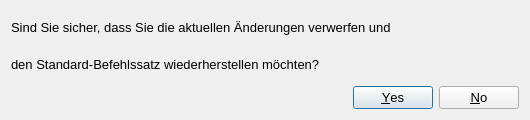
<?xml version="1.0" encoding="UTF-8"?>
<ui version="4.0">
 <class>Dialog</class>
 <widget class="QDialog" name="Dialog">
  <property name="windowModality">
   <enum>Qt::ApplicationModal</enum>
  </property>
  <property name="geometry">
   <rect>
    <x>0</x>
    <y>0</y>
    <width>530</width>
    <height>120</height>
   </rect>
  </property>
  <property name="windowTitle">
   <string>Wiederherstellen bestätigen</string>
  </property>
  <property name="modal">
   <bool>true</bool>
  </property>
  <layout class="QVBoxLayout" name="verticalLayout_2">
   <item>
    <layout class="QVBoxLayout" name="verticalLayout">
     <item>
      <widget class="QLabel" name="label">
       <property name="font">
        <font>
         <pointsize>10</pointsize>
        </font>
       </property>
       <property name="text">
        <string>Sind Sie sicher, dass Sie die aktuellen Änderungen verwerfen und</string>
       </property>
      </widget>
     </item>
     <item>
      <widget class="QLabel" name="label_2">
       <property name="font">
        <font>
         <pointsize>10</pointsize>
        </font>
       </property>
       <property name="text">
        <string>den Standard-Befehlssatz wiederherstellen möchten?</string>
       </property>
      </widget>
     </item>
     <item>
      <widget class="QDialogButtonBox" name="buttonBox">
       <property name="font">
        <font>
         <pointsize>10</pointsize>
        </font>
       </property>
       <property name="orientation">
        <enum>Qt::Horizontal</enum>
       </property>
       <property name="standardButtons">
        <set>QDialogButtonBox::No|QDialogButtonBox::Yes</set>
       </property>
      </widget>
     </item>
    </layout>
   </item>
  </layout>
 </widget>
 <resources/>
 <connections>
  <connection>
   <sender>buttonBox</sender>
   <signal>accepted()</signal>
   <receiver>Dialog</receiver>
   <slot>accept()</slot>
   <hints>
    <hint type="sourcelabel">
     <x>248</x>
     <y>254</y>
    </hint>
    <hint type="destinationlabel">
     <x>157</x>
     <y>274</y>
    </hint>
   </hints>
  </connection>
  <connection>
   <sender>buttonBox</sender>
   <signal>rejected()</signal>
   <receiver>Dialog</receiver>
   <slot>reject()</slot>
   <hints>
    <hint type="sourcelabel">
     <x>316</x>
     <y>260</y>
    </hint>
    <hint type="destinationlabel">
     <x>286</x>
     <y>274</y>
    </hint>
   </hints>
  </connection>
 </connections>
</ui>
